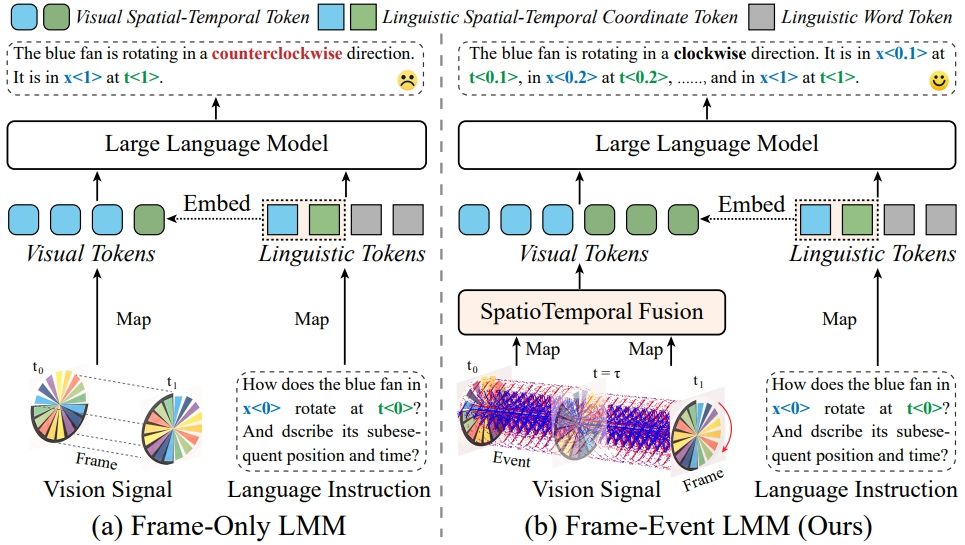
#> input picture Alert/llafea.png, 965 x 545 px; its folder holds only this picture in this run
$ python -i rectify_sift.py   (imports and definitions only)
#> lines starting #> are read from the running program, lines starting #| are printed output that depends on the picture
#> further down, picture is the input picture: shape (545, 965, 3); mean B, G, R 231.1, 230.5, 230.3
"""
@Time ： 2023/2/12 23:31
@Auth ： Haoyue Liu
@File ：rectify_sift.py
@reference ：https://blog.csdn.net/qq_31318135/article/details/105924610
"""
import os
from tqdm import tqdm
import numpy as np
import cv2


# [38 lines left out: functions get_npy, get_imgs, not called in this run]


def get_gradient(im):
    # Calculate the x and y gradients using Sobel operator
    grad_x = cv2.Sobel(im, -1, 1, 0, ksize=3)
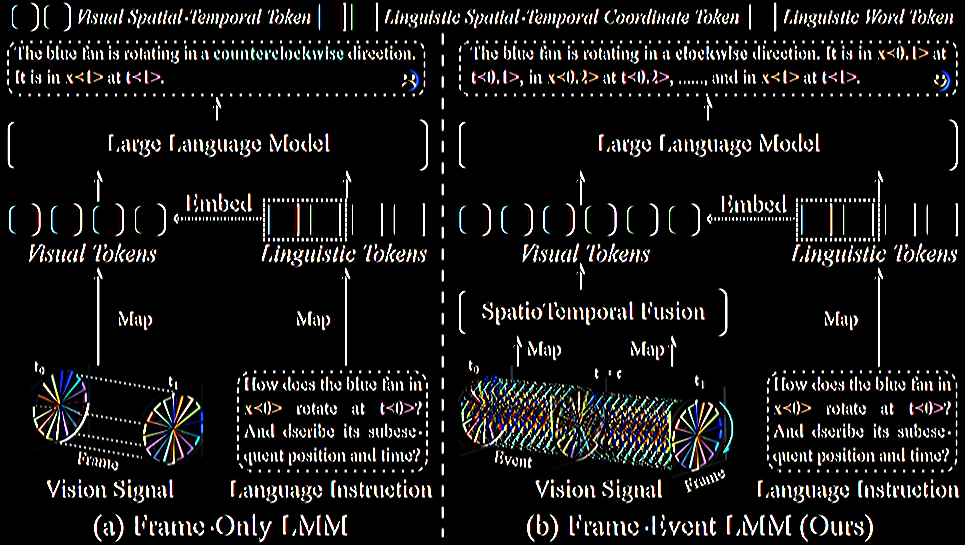
#> grad_x: shape (545, 965, 3); mean B, G, R 21.3, 21.5, 22.2
    grad_y = cv2.Sobel(im, -1, 0, 1, ksize=3)
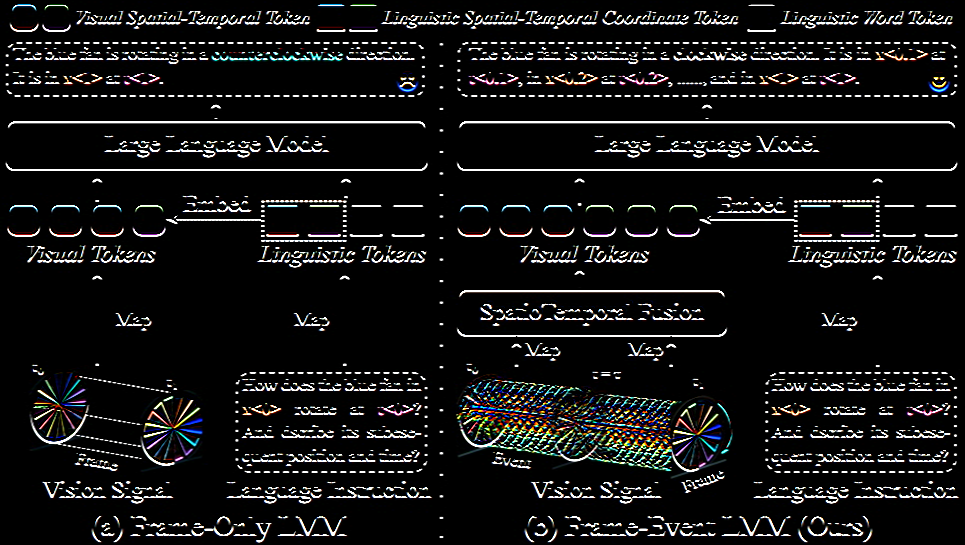
#> grad_y: shape (545, 965, 3); mean B, G, R 20.9, 20.8, 20.9
    # Combine the two gradients
    grad = cv2.addWeighted(np.absolute(grad_x), 0.5, np.absolute(grad_y), 0.5, 0)
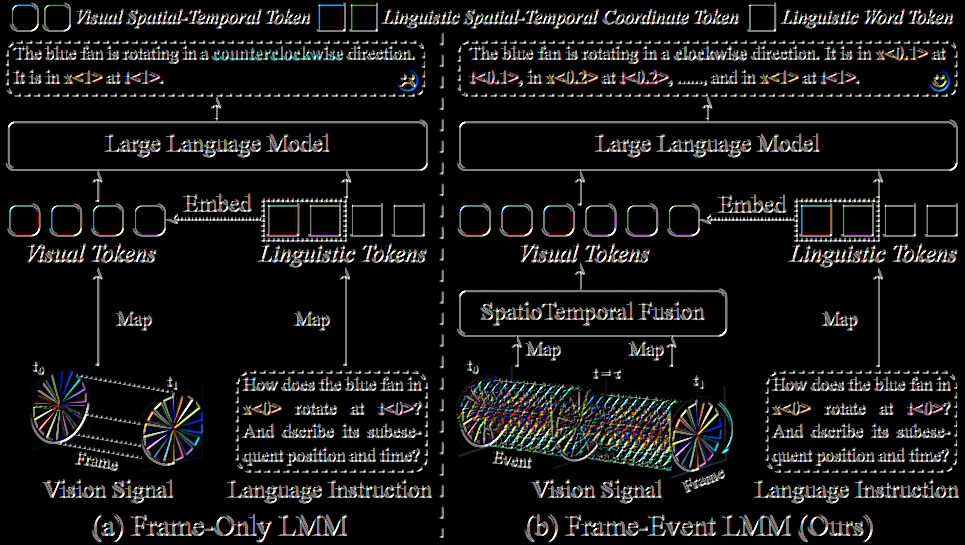
#> grad: shape (545, 965, 3); mean B, G, R 21.1, 21.2, 21.6
    return grad


# [60 lines left out: function findHomography, not called in this run]


# [57 lines not run here, left out]

>>> import cv2
>>> picture = cv2.imread('../Alert/llafea.png')
>>> result = get_gradient(picture)
